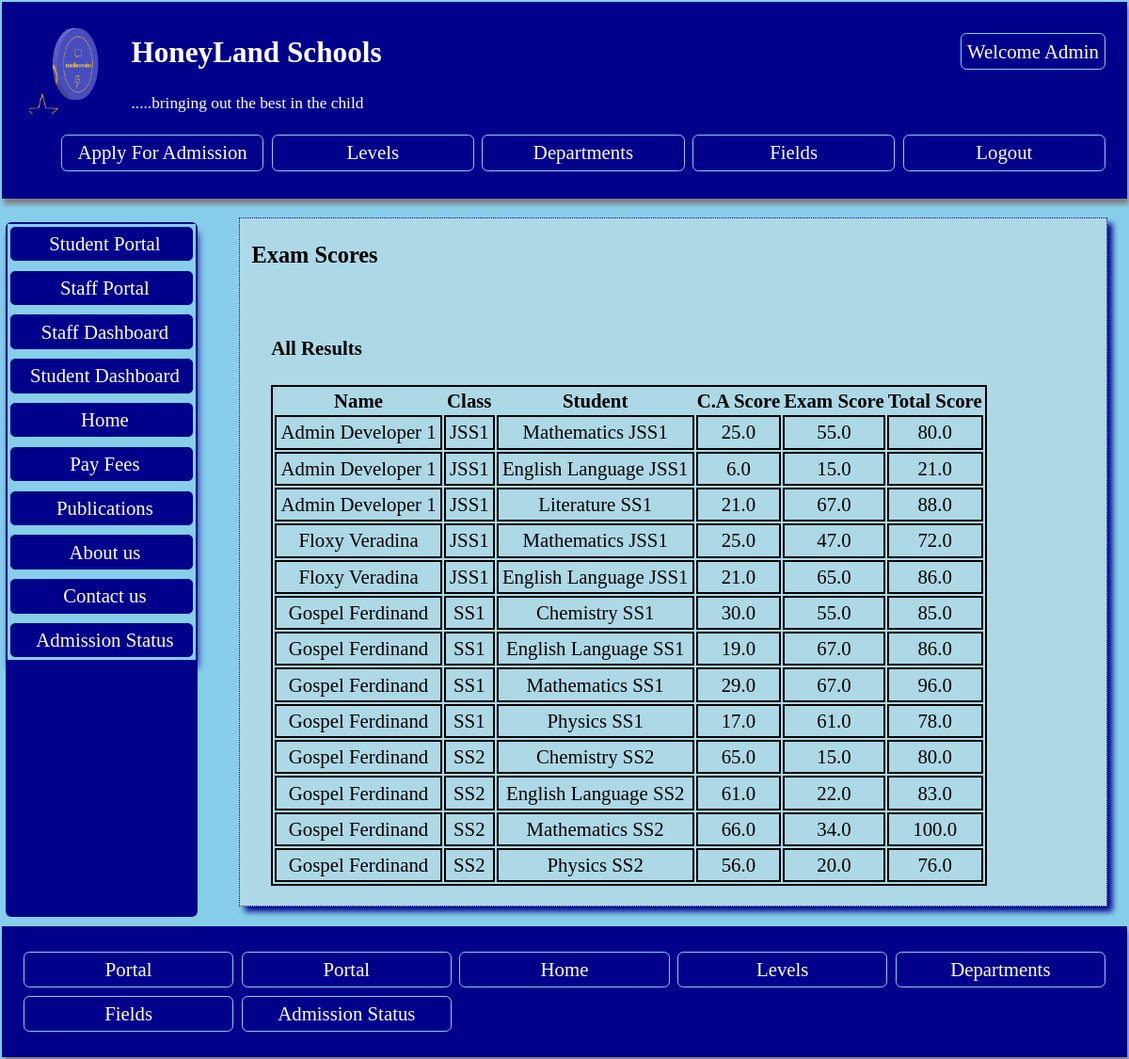
Screenshot of /portal/genresult/ (signed in) with the database file from the repository.
### profiles/models.py (models this page shows, shortened)
class CustomUser(AbstractUser):
    profile_pic = models.ImageField(upload_to ='media/', null = True, blank =True)
    phone = models.IntegerField( unique=True, null= True, blank = True, validators=[validate_pass])
    country = models.CharField(max_length=200,  null = True, blank=True)
    state = models.CharField(max_length=200,  null = True, blank=True)
    is_student = models.BooleanField(default=0)
    is_teacher = models.BooleanField(default=0)
    mailing_address = models.CharField(max_length=200, null = True,   blank=True)
    study_field = models.ForeignKey(Student_field, on_delete=models.CASCADE, blank=True, null=True)
    class_enrolled = models.ForeignKey(Level, on_delete=models.CASCADE,  blank=True, null=True, related_name='studentlevel')
    def __str__(self):
        return '{} {}'.format(self.first_name, self.last_name)

class Logo(models.Model):
    name = models.CharField(max_length=200, null=True)
    image = models.ImageField(upload_to='media/')
    slug = models.SlugField(unique=True, null=True,  blank=True)

class Exam(models.Model):
    student_username = models.ForeignKey(CustomUser, null=True, on_delete=models.CASCADE, related_name='registercourseuser')
    course = models.ForeignKey(Allcourses, blank=True, on_delete=models.CASCADE, null = True, related_name='registercoursename')
    scores =models.FloatField(default =0,blank=True, null =True)
    total_score =models.FloatField(default =0, blank=True, null =True)
    cum_score =models.FloatField(default =0, blank=True, null =True)
    grade =models.CharField( max_length=5,  blank=True, null =True)
    slug =models.SlugField( max_length=50, unique=True,  null=True, blank=True)

class Level(models.Model):
    class_name = models.CharField(max_length=200,  null=True)
    classform = models.ForeignKey(ClassForm, on_delete=models.CASCADE, blank=True, null=True, related_name='classform')
    slug = models.SlugField(null=True)
    class Meta:
        ordering = ['class_name']
        verbose_name = 'Class'
        verbose_name_plural = 'Classes'
    def __str__(self):
        return self.class_name

class Allcourses(models.Model):
    title = models.CharField(max_length=200,  null=True,  blank=True)
    field = models.ForeignKey(Student_field,  on_delete=models.CASCADE,  blank=True, null=True, related_name='field_course')
    teacher_in_charge = models.ForeignKey(CustomUser,  on_delete=models.CASCADE, blank=True, null=True, related_name='course_teacher')
    slug = models.SlugField(null=True)
    class Meta:
        ordering = ['title']

### studentportal/views.py (the view, shortened to what this page needs)
# urls.py: path('portal/genresult/', views.GenResult.as_view(), name= 'genresult'),
class GenResult(LoginRequiredMixin, CreateView):
    model = Exam
    fields = [ 'student_username', 'course', 'scores']
    template_name = 'genresult.html'
    context_object_name ='general'
    def get_context_data(self, **kwargs):
        context = super().get_context_data(**kwargs)
        context['logo'] = Logo.objects.all()
        context['JSS1'] = Exam.objects.all().order_by('student_username')
        context['courseregs'] = Exam.objects.all()
        return context

### studentportal/templates/genresult.html
  {% extends 'baseportal.html' %}
  {% block content   %}
<h3> Exam Scores </h3>
  <div style='padding: 1em'>
  {% if  request.user.is_superuser or request.user.is_student %}
  <h4> All Results </h4>
  <table>
      <tr>
<th> Name </th>
<th>Class  </th>
<th> Student </th>
<th> C.A Score </th>
<th> Exam Score   </th>
<th>Total Score  </th>
      </tr>
      {% for list in JSS1 %}
<tr>
<td>{{list.student_username}}  </td>
<td>{{list.student_username.class_enrolled}}  </td>
<td>{{list.course.title}}  </td>
<td>{{list.cum_score}}  </td>
<td> {{list.scores}} </td>
<td> {{list.total_score}} </td>
{% endfor %}
</tr>
</table>
  {% else %}
  <p style='color: red; font-size: 1em; text-align: center;padding: 3em;'> <b> Back off! You are not permitted to be here!! </b></p>
  {% endif %}
</div>
  {% endblock %}

### studentportal/templates/baseportal.html (shortened to what this page needs)
<head>
</head>
<body style ='margin: 0em; padding: 0.1em; font-size: 1.3em;  background: skyblue;'   >
    <header style= 'box-shadow: 2px 6px 5px grey;margin: 0em; padding-left: 1em; padding-right: 1em;
    padding-top: 0.5em; max-height: 190em; padding-bottom: 0.3em;
    background: darkblue; color: white;'>
    {% if   request.user.is_superuser or  request.user.is_authenticated %}
    <ul class='nav' style='float: right; list-style-type: none;' >
        <li> <a  style ='color: white; ' href = '{% url "portal" %}'> Welcome {{request.user.first_name}} </a></li>
    </ul>
{% else %}
    <ul class='nav' style='float: right; list-style-type: none;' >
        <li> <a  style ='color: white; ' href = '{% url "portalregister" %}'>  Student Register </a></li>
        </ul>
    {% endif %}
    {% for log in logo  %}
    <img style="float: left; margin: 0.4em; width: 100px; height: 100px;" src ="{{log.image.url}}"  >
{% endfor %}
<h2 style='text-align: left'><a style='color: white;' href='{% url "home" %}'>HoneyLand Schools</a></h2>
<p style='text-align: left'> <small> .....bringing out the best in the child </small></p>
<ul class='nav' style='list-style-type: none; display: grid; grid-gap: 0.2em; grid-template-columns: repeat(auto-fill, minmax(200px, 2fr));'>
    <li><a  style ='color: white; ' href ='{% url "apply" %}'> Apply For Admission </a></li>
    <li> <a href ='{% url "levels" %}'> Levels </a> </li>
    <li> <a href ='{% url "departments" %}'> Departments </a> </li>
    <li><a href ='{% url "fields" %}'> Fields </a></li>
    {% if   request.user.is_superuser or  request.user.is_authenticated %}
     <li><a  style ='color: white; ' href ='{% url "portallogout" %}'> Logout </a></li>
     {% endif %}
     </ul>
    </header>
<div class ='cover'>
    <nav class='navigation'>
        <ul class ='aside' style =' padding:0;  list-style-type: none;'>
            {% if request.user.is_student or request.user.is_superuser %}
        <li><a href ='{% url "portal" %}'> Student Portal </a></li>
        {% endif %}
        {% if request.user.is_teacher or request.user.is_superuser %}
        <li><a href ='{% url "portal" %}'> Staff Portal </a></li>
        {% endif %}
        {% if request.user.is_teacher or request.user.is_superuser %}
        <li><a href ='{% url "staffdashboard" %}'> Staff Dashboard </a></li>
        {% endif %}
{% if request.user.is_student or request.user.is_superuser %}
        <li><a href ='{% url "studentdashboardlink" %}'> Student Dashboard </a></li>
        {% endif %}
        <li><a href ='{% url "home" %}'> Home </a></li>
        <li><a href ='{% url "payment" %}'> Pay Fees </a></li>
        <li><a href ='{% url "publist" %}'> Publications </a></li>
        <li> <a href ='{% url "home" %}'> About us </a> </li>
        <li> <a href ='{% url "staffs" %}'> Contact us </a> </li>
        <li><a  style ='color: white; ' href ='{% url "admissionstat" %}'> Admission Status </a></li>
    </nav>
<section style='padding-right: 0.5em'>
{% block content %}
{% endblock %}
</section>
</div>
<footer style= 'max-height: 18em; padding-bottom: 0.2em; max-height: 18em;
 box-shadow: 2px 6px 5px grey; margin: 0em; padding-left: 1em; padding-right: 1em; padding-top: 0.2em;
    background: darkblue; color: white;'>
    <nav>
        <ul class ='nav' style =' padding:0; list-style-type: none; display: grid; grid-gap: 0.2em; grid-template-columns: repeat(auto-fill, minmax(200px, 2fr));'>
            {% if request.user.is_student or request.user.is_superuser  %}
            <li><a href ='{% url "studentdashboardlink" %}'>  Portal </a></li>
            {% endif %}
    {% if request.user.is_teacher or request.user.is_superuser%}
            <li><a href ='{% url "staffdashboard" %}'>  Portal </a></li>
            {% endif %}
            <li><a href ='{% url "home" %}'> Home </a></li>
            <li> <a href ='{% url "levels" %}'> Levels </a> </li>
            <li> <a href ='{% url "departments" %}'> Departments </a> </li>
            <li><a href ='{% url "fields" %}'> Fields </a></li>
            <li><a  style ='color: white; ' href ='{% url "admissionstat" %}'> Admission Status </a></li>
        </ul>
    </nav>
</footer>
</body>

### rows the page displays
CustomUser: user.first_name "Admin"
Logo: image (picture)
Exam: student_username "Admin Developer 1", student_username.class_enrolled "JSS1", course "Mathematics JSS1", cum_score "25.0", scores "55.0", total_score "80.0"
Exam: student_username "Admin Developer 1", student_username.class_enrolled "JSS1", course "English Language JSS1", cum_score "6.0", scores "15.0", total_score "21.0"
Exam: student_username "Admin Developer 1", student_username.class_enrolled "JSS1", course "Literature SS1", cum_score "21.0", scores "67.0", total_score "88.0"
Exam: student_username "Floxy Veradina", student_username.class_enrolled "JSS1", course "Mathematics JSS1", cum_score "25.0", scores "47.0", total_score "72.0"
Exam: student_username "Floxy Veradina", student_username.class_enrolled "JSS1", course "English Language JSS1", cum_score "21.0", scores "65.0", total_score "86.0"
Exam: student_username "Gospel Ferdinand", student_username.class_enrolled "SS1", course "Chemistry SS1", cum_score "30.0", scores "55.0", total_score "85.0"
Exam: student_username "Gospel Ferdinand", student_username.class_enrolled "SS1", course "English Language SS1", cum_score "19.0", scores "67.0", total_score "86.0"
Exam: student_username "Gospel Ferdinand", student_username.class_enrolled "SS1", course "Mathematics SS1", cum_score "29.0", scores "67.0", total_score "96.0"
Exam: student_username "Gospel Ferdinand", student_username.class_enrolled "SS1", course "Physics SS1", cum_score "17.0", scores "61.0", total_score "78.0"
Exam: student_username "Gospel Ferdinand", student_username.class_enrolled "SS2", course "Chemistry SS2", cum_score "65.0", scores "15.0", total_score "80.0"
Exam: student_username "Gospel Ferdinand", student_username.class_enrolled "SS2", course "English Language SS2", cum_score "61.0", scores "22.0", total_score "83.0"
Exam: student_username "Gospel Ferdinand", student_username.class_enrolled "SS2", course "Mathematics SS2", cum_score "66.0", scores "34.0", total_score "100.0"
Exam: student_username "Gospel Ferdinand", student_username.class_enrolled "SS2", course "Physics SS2", cum_score "56.0", scores "20.0", total_score "76.0"
